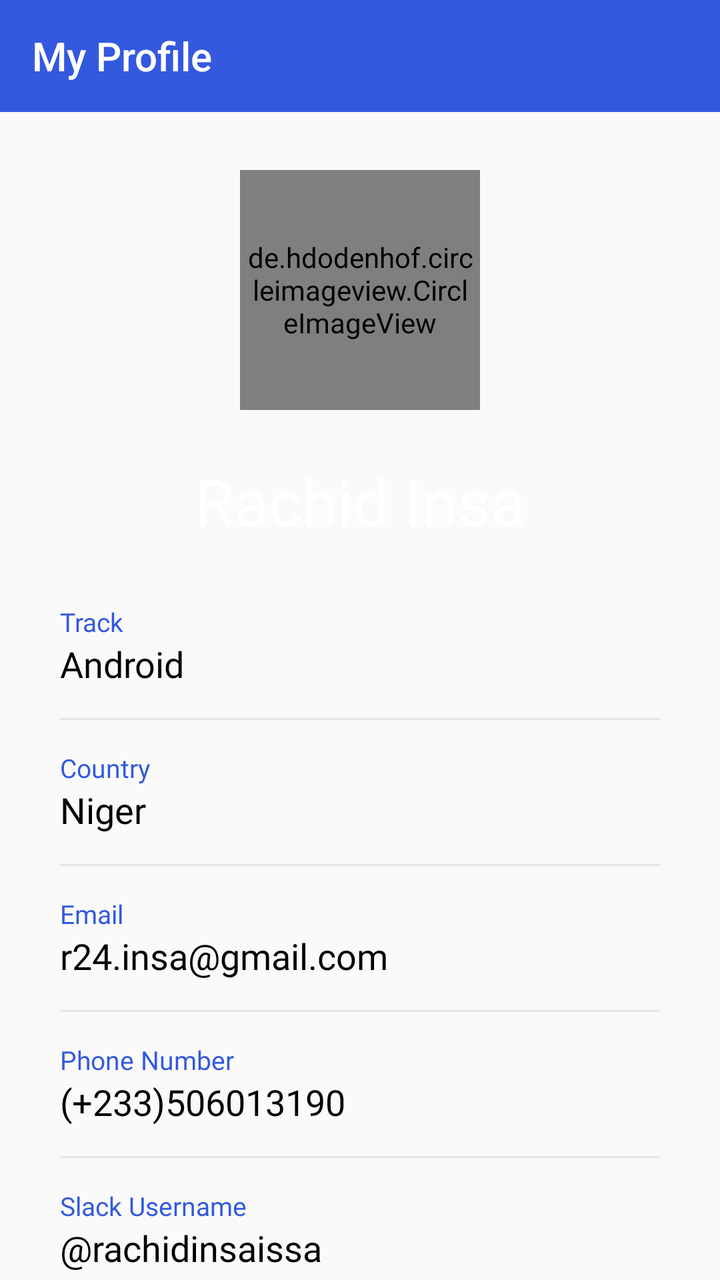
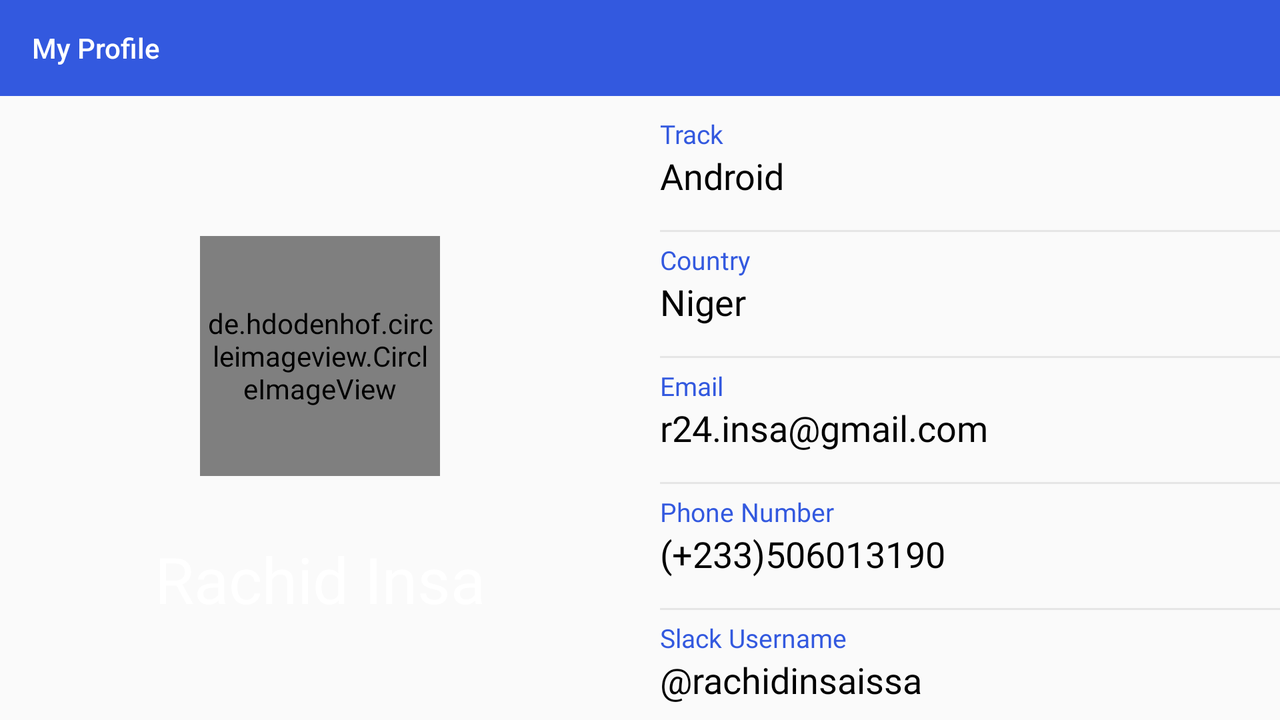

First picture: res/layout/ on a phone held upright. Second picture: the repository's own variant of that layout, on a device whose configuration matches the variant's folder. Source for both follows.
<!-- AndroidManifest.xml: application theme AppTheme -->
<!-- res/layout/activity_profile.xml -->
<?xml version="1.0" encoding="utf-8"?>
<RelativeLayout xmlns:android="http://schemas.android.com/apk/res/android"
    xmlns:app="http://schemas.android.com/apk/res-auto"
    xmlns:tools="http://schemas.android.com/tools"
    android:layout_width="match_parent"
    android:layout_height="match_parent"
    tools:context=".ProfileActivity">

    <android.support.v7.widget.Toolbar
        android:id="@+id/toolbar"
        android:layout_width="match_parent"
        android:layout_height="wrap_content"
        android:background="@color/andelaColor"
        app:theme="@style/ToolbarTheme"
        app:title="@string/title_toolbar_b"
        app:titleTextColor="@android:color/white">

    </android.support.v7.widget.Toolbar>

    <RelativeLayout
        android:id="@+id/relativeLayout"
        android:layout_width="match_parent"
        android:layout_height="wrap_content"
        android:layout_below="@+id/toolbar"
        android:background="@drawable/grad">

        <RelativeLayout
            android:id="@+id/imgUser"
            android:layout_width="wrap_content"
            android:layout_height="wrap_content"
            android:layout_centerHorizontal="true"

            android:layout_marginTop="20dp">

            <de.hdodenhof.circleimageview.CircleImageView
                android:layout_width="120dp"
                android:layout_height="120dp"
                android:layout_margin="9dp"
                android:background="@drawable/circle"
                android:padding="3dp"
                android:src="@drawable/me" />
        </RelativeLayout>

        <TextView
            android:layout_width="wrap_content"
            android:layout_height="wrap_content"
            android:layout_below="@+id/imgUser"
            android:layout_centerHorizontal="true"
            android:layout_marginTop="15dp"
            android:text="@string/textview_name"
            android:textColor="@android:color/white"
            android:textSize="32sp" />
    </RelativeLayout>

    <RelativeLayout
        android:layout_width="match_parent"
        android:layout_height="wrap_content"
        android:layout_below="@+id/relativeLayout">

        <LinearLayout
            android:layout_width="match_parent"
            android:layout_height="wrap_content"
            android:layout_marginLeft="30dp"

            android:layout_marginTop="20dp"
            android:layout_marginRight="30dp"
            android:orientation="vertical">


            <LinearLayout
                android:layout_width="match_parent"
                android:layout_height="wrap_content"
                android:layout_marginTop="10dp"
                android:orientation="vertical">


                <TextView
                    android:layout_width="wrap_content"
                    android:layout_height="wrap_content"
                    android:text="@string/textview_track"
                    android:textColor="@color/andelaColor"
                    android:textSize="13sp" />

                <TextView
                    android:layout_width="wrap_content"
                    android:layout_height="wrap_content"
                    android:text="@string/track"
                    android:textColor="@android:color/black"
                    android:textSize="18sp" />

                <View
                    android:layout_width="match_parent"
                    android:layout_height="1dp"
                    android:layout_marginTop="15dp"
                    android:background="@color/grey" />

            </LinearLayout>

            <LinearLayout
                android:layout_width="match_parent"
                android:layout_height="wrap_content"
                android:layout_marginTop="15dp"
                android:orientation="vertical">

                <TextView
                    android:layout_width="wrap_content"
                    android:layout_height="wrap_content"
                    android:text="@string/textview_country"
                    android:textColor="@color/andelaColor"
                    android:textSize="13sp" />

                <TextView
                    android:layout_width="wrap_content"
                    android:layout_height="wrap_content"
                    android:text="@string/country"
                    android:textColor="@android:color/black"
                    android:textSize="18sp" />

                <View
                    android:layout_width="match_parent"
                    android:layout_height="1dp"
                    android:layout_marginTop="15dp"
                    android:background="@color/grey" />

            </LinearLayout>

            <LinearLayout
                android:layout_width="match_parent"
                android:layout_height="wrap_content"
                android:layout_marginTop="15dp"
                android:orientation="vertical">

                <TextView
                    android:layout_width="wrap_content"
                    android:layout_height="wrap_content"
                    android:text="@string/textview_email"
                    android:textColor="@color/andelaColor"
                    android:textSize="13sp" />

                <TextView
                    android:layout_width="wrap_content"
                    android:layout_height="wrap_content"
                    android:text="@string/email"
                    android:textColor="@android:color/black"
                    android:textSize="18sp" />

                <View
                    android:layout_width="match_parent"
                    android:layout_height="1dp"
                    android:layout_marginTop="15dp"
                    android:background="@color/grey" />

            </LinearLayout>

            <LinearLayout
                android:layout_width="match_parent"
                android:layout_height="wrap_content"
                android:layout_marginTop="15dp"
                android:orientation="vertical">

                <TextView
                    android:layout_width="wrap_content"
                    android:layout_height="wrap_content"
                    android:text="@string/textview_phone"
                    android:textColor="@color/andelaColor"
                    android:textSize="13sp" />

                <TextView
                    android:layout_width="wrap_content"
                    android:layout_height="wrap_content"
                    android:text="@string/phone"
                    android:textColor="@android:color/black"
                    android:textSize="18sp" />

                <View
                    android:layout_width="match_parent"
                    android:layout_height="1dp"
                    android:layout_marginTop="15dp"
                    android:background="@color/grey" />

            </LinearLayout>

            <LinearLayout
                android:layout_width="match_parent"
                android:layout_height="wrap_content"
                android:layout_marginTop="15dp"
                android:orientation="vertical">

                <TextView
                    android:layout_width="wrap_content"
                    android:layout_height="wrap_content"
                    android:text="@string/textview_slack"
                    android:textColor="@color/andelaColor"
                    android:textSize="13sp" />

                <TextView
                    android:layout_width="wrap_content"
                    android:layout_height="wrap_content"
                    android:text="@string/slack"
                    android:textColor="@android:color/black"
                    android:textSize="18sp" />

                <View
                    android:layout_width="match_parent"
                    android:layout_height="1dp"
                    android:layout_marginTop="15dp"
                    android:background="@color/grey" />

            </LinearLayout>


        </LinearLayout>

    </RelativeLayout>

</RelativeLayout>
<!-- resources referenced by this layout -->
<resources>
  <color name="andelaColor">#3359DF</color>
  <color name="grey">#E5E5E5</color>
  <!-- drawable circle (drawable) -->
  <?xml version="1.0" encoding="utf-8"?>
  <shape xmlns:android="http://schemas.android.com/apk/res/android"
      android:shape="oval">
  <solid android:color="@color/solidCircle"/>
  
  </shape>
  <!-- drawable me: jpeg bitmap (drawable, 55426 bytes) -->
  <string name="country">Niger</string>
  <string name="email">r24.insa@gmail.com</string>
  <string name="phone">(+233)506013190</string>
  <string name="slack">@rachidinsaissa</string>
  <string name="textview_country">Country</string>
  <string name="textview_email">Email</string>
  <string name="textview_name">Rachid Insa</string>
  <string name="textview_phone">Phone Number</string>
  <string name="textview_slack">Slack Username</string>
  <string name="textview_track">Track</string>
  <string name="title_toolbar_b">My Profile</string>
  <string name="track">Android</string>
  <style name="ToolbarTheme" parent="@style/ThemeOverlay.AppCompat.ActionBar">
          
          <item name="colorControlNormal">#fff</item>
      </style>
  <style name="AppTheme" parent="Theme.AppCompat.Light.NoActionBar">
          
          <item name="colorPrimary">@color/andelaColor</item>
          <item name="colorPrimaryDark">@color/andelaColor</item>
          <item name="colorAccent">@color/colorAccent</item>
          <item name="android:fontFamily">@font/arkhip_font</item>
  
  </style>
  <color name="solidCircle">#AAFFFFFF</color>
  <color name="colorAccent">#D81B60</color>
</resources>
<!-- res/layout-land/activity_profile.xml (the repository's variant of the layout above) -->
<!-- drawn on the phone turned sideways -->
<?xml version="1.0" encoding="utf-8"?>
<RelativeLayout xmlns:android="http://schemas.android.com/apk/res/android"
    xmlns:app="http://schemas.android.com/apk/res-auto"
    xmlns:tools="http://schemas.android.com/tools"
    android:layout_width="match_parent"
    android:layout_height="match_parent"
    tools:context=".ProfileActivity">


    <android.support.v7.widget.Toolbar
        android:id="@+id/toolbar"
        android:layout_width="match_parent"
        android:layout_height="wrap_content"
        android:background="@color/andelaColor"
        app:theme="@style/ToolbarTheme"
        app:title="@string/title_toolbar_b"
        app:titleTextColor="@android:color/white">

    </android.support.v7.widget.Toolbar>

    <LinearLayout
        android:id="@+id/firstview"
        android:layout_width="match_parent"
        android:layout_height="match_parent"
        android:orientation="vertical"
        android:layout_below="@+id/toolbar"
        android:layout_toStartOf="@+id/secondView"
        android:background="@drawable/grad">


                <de.hdodenhof.circleimageview.CircleImageView
                    android:layout_width="120dp"
                    android:layout_height="120dp"
                    android:layout_marginTop="70dp"
                    android:background="@drawable/circle"
                    android:padding="3dp"
                    android:layout_gravity="center"
                    android:src="@drawable/me" />


            <TextView
                android:layout_width="wrap_content"
                android:layout_height="wrap_content"
                android:layout_marginTop="30dp"
                android:layout_gravity="center"
                android:text="@string/textview_name"
                android:textColor="@android:color/white"
                android:textSize="32sp" />


    </LinearLayout>

    <View
        android:id="@+id/secondView"
        android:layout_width="0dp"
        android:layout_height="match_parent"
        android:layout_centerHorizontal="true" />

    <LinearLayout
        android:id="@+id/third"
        android:layout_width="match_parent"
        android:layout_height="match_parent"
        android:orientation="vertical"
        android:layout_below="@+id/toolbar"
        android:layout_toRightOf="@+id/secondView">


                <LinearLayout
                    android:layout_width="match_parent"
                    android:layout_height="wrap_content"
                    android:layout_marginTop="10dp"
                    android:layout_marginStart="10dp"
                    android:orientation="vertical">


                    <TextView
                        android:layout_width="wrap_content"
                        android:layout_height="wrap_content"
                        android:text="@string/textview_track"
                        android:textColor="@color/andelaColor"
                        android:textSize="13sp" />

                    <TextView
                        android:layout_width="wrap_content"
                        android:layout_height="wrap_content"
                        android:text="@string/track"
                        android:textColor="@android:color/black"
                        android:textSize="18sp" />

                    <View
                        android:layout_width="match_parent"
                        android:layout_height="1dp"
                        android:layout_marginTop="15dp"
                        android:background="@color/grey" />

                </LinearLayout>

                <LinearLayout
                    android:layout_width="match_parent"
                    android:layout_height="wrap_content"
                    android:layout_marginTop="5dp"
                    android:orientation="vertical"
                    android:layout_marginStart="10dp">

                    <TextView
                        android:layout_width="wrap_content"
                        android:layout_height="wrap_content"
                        android:text="@string/textview_country"
                        android:textColor="@color/andelaColor"
                        android:textSize="13sp" />

                    <TextView
                        android:layout_width="wrap_content"
                        android:layout_height="wrap_content"
                        android:text="@string/country"
                        android:textColor="@android:color/black"
                        android:textSize="18sp" />

                    <View
                        android:layout_width="match_parent"
                        android:layout_height="1dp"
                        android:layout_marginTop="15dp"
                        android:background="@color/grey" />

                </LinearLayout>

                <LinearLayout
                    android:layout_width="match_parent"
                    android:layout_height="wrap_content"
                    android:layout_marginTop="5dp"
                    android:orientation="vertical"
                    android:layout_marginStart="10dp">

                    <TextView
                        android:layout_width="wrap_content"
                        android:layout_height="wrap_content"
                        android:text="@string/textview_email"
                        android:textColor="@color/andelaColor"
                        android:textSize="13sp" />

                    <TextView
                        android:layout_width="wrap_content"
                        android:layout_height="wrap_content"
                        android:text="@string/email"
                        android:textColor="@android:color/black"
                        android:textSize="18sp" />

                    <View
                        android:layout_width="match_parent"
                        android:layout_height="1dp"
                        android:layout_marginTop="15dp"
                        android:background="@color/grey" />

                </LinearLayout>

                <LinearLayout
                    android:layout_width="match_parent"
                    android:layout_height="wrap_content"
                    android:layout_marginTop="5dp"
                    android:orientation="vertical"
                    android:layout_marginStart="10dp">

                    <TextView
                        android:layout_width="wrap_content"
                        android:layout_height="wrap_content"
                        android:text="@string/textview_phone"
                        android:textColor="@color/andelaColor"
                        android:textSize="13sp" />

                    <TextView
                        android:layout_width="wrap_content"
                        android:layout_height="wrap_content"
                        android:text="@string/phone"
                        android:textColor="@android:color/black"
                        android:textSize="18sp" />

                    <View
                        android:layout_width="match_parent"
                        android:layout_height="1dp"
                        android:layout_marginTop="15dp"
                        android:background="@color/grey" />

                </LinearLayout>

                <LinearLayout
                    android:layout_width="match_parent"
                    android:layout_height="wrap_content"
                    android:layout_marginTop="5dp"
                    android:orientation="vertical"
                    android:layout_marginStart="10dp">

                    <TextView
                        android:layout_width="wrap_content"
                        android:layout_height="wrap_content"
                        android:text="@string/textview_slack"
                        android:textColor="@color/andelaColor"
                        android:textSize="13sp" />

                    <TextView
                        android:layout_width="wrap_content"
                        android:layout_height="wrap_content"
                        android:text="@string/slack"
                        android:textColor="@android:color/black"
                        android:textSize="18sp" />

                    <View
                        android:layout_width="match_parent"
                        android:layout_height="1dp"
                        android:layout_marginTop="15dp"
                        android:background="@color/grey" />

                </LinearLayout>


            </LinearLayout>



    </RelativeLayout>
